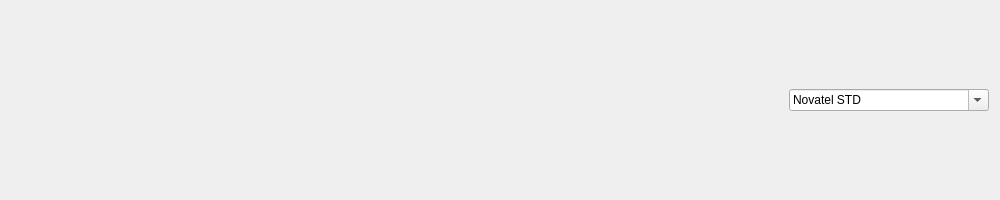
<?xml version="1.0" encoding="UTF-8"?>
<ui version="4.0">
 <class>MainWidget</class>
 <widget class="QWidget" name="MainWidget">
  <property name="geometry">
   <rect>
    <x>0</x>
    <y>0</y>
    <width>1000</width>
    <height>200</height>
   </rect>
  </property>
  <property name="minimumSize">
   <size>
    <width>0</width>
    <height>200</height>
   </size>
  </property>
  <property name="windowTitle">
   <string>Form</string>
  </property>
  <layout class="QHBoxLayout" name="horizontalLayout">
   <item>
    <widget class="MatplotlibWidget" name="angle_plot" native="true">
     <property name="minimumSize">
      <size>
       <width>0</width>
       <height>180</height>
      </size>
     </property>
    </widget>
   </item>
   <item>
    <widget class="QComboBox" name="srcDisp_comboBox">
     <property name="maximumSize">
      <size>
       <width>200</width>
       <height>16777215</height>
      </size>
     </property>
     <property name="acceptDrops">
      <bool>true</bool>
     </property>
     <property name="editable">
      <bool>true</bool>
     </property>
     <property name="sizeAdjustPolicy">
      <enum>QComboBox::AdjustToMinimumContentsLength</enum>
     </property>
     <item>
      <property name="text">
       <string>Novatel STD</string>
      </property>
     </item>
     <item>
      <property name="text">
       <string>FHWA2 Filtered</string>
      </property>
     </item>
     <item>
      <property name="text">
       <string>ALL</string>
      </property>
     </item>
    </widget>
   </item>
  </layout>
 </widget>
 <customwidgets>
  <customwidget>
   <class>MatplotlibWidget</class>
   <extends>QWidget</extends>
   <header>matplotlibwidget.h</header>
   <container>1</container>
  </customwidget>
 </customwidgets>
 <resources/>
 <connections/>
</ui>
